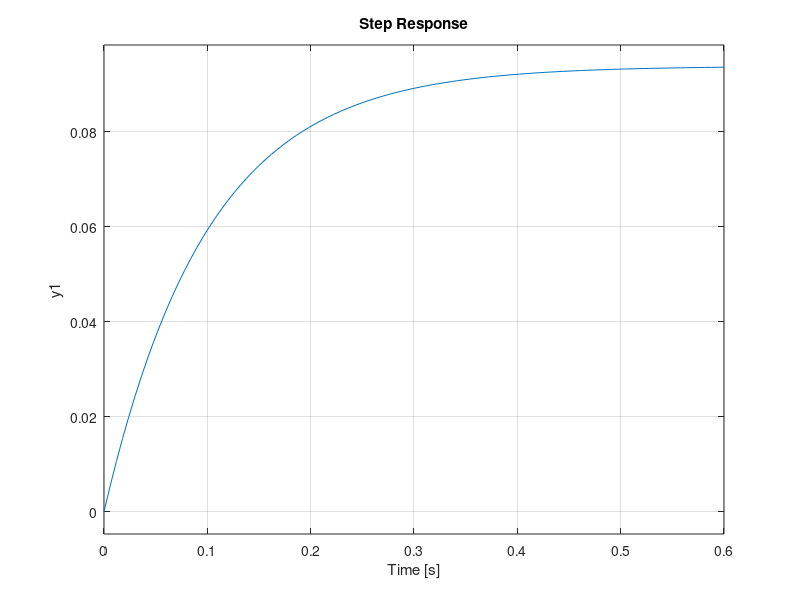

Write the MATLAB code that produced this figure. (Note: this script raises an error after producing the figure.)
clc; clear all;

% Parâmetros do sistema
K = 384 / 4095; % Constante do sistema: rpm / V
tau = 0.1;        % Constante de tempo: segundos

num = K;        % Numerador da função de transferência
den = [tau, 1]; % Denominador da função de transferência

% Criando a função de transferência
sys = tf(num, den);
step(sys); % Visualizar a resposta do sistema
hold on;

% Parâmetros do PID
Kp = 2.0;  % Ganho proporcional
Ki = 7.0;  % Ganho integral
Kd = 0.2;  % Ganho derivativo

% Parâmetros de simulação
dt = 0.05;           % Intervalo de amostragem (50 ms)
t_sim = 5;           % Tempo total de simulação (segundos)
N = t_sim / dt;      % Número de iterações
time = (0:N-1) * dt; % Vetor de tempo

% Setpoint (referência de velocidade)
setpoint = 330; % Velocidade em rpm

% Inicializando variáveis
error = zeros(1, N);       % Erro
integral = 0;              % Integral acumulada
output = zeros(1, N);      % Sinal de controle (saída PID)
speed = zeros(1, N);       % Velocidade simulada do motor
previousError = 0;         % Erro anterior
penultimateError = 0;      % Erro penúltimo

% Simulação do controle PID
for k = 2:N
    % Calcula o erro
    error(k) = setpoint - speed(k-1);

    % Controle PID
    P = Kp * error(k);
    integral = integral + error(k) * dt;
    I = Ki * integral;
    D = Kd * (error(k) - 2 * previousError + penultimateError) / dt;

    output(k) = P + I + D;

    % Atualiza os erros anteriores
    penultimateError = previousError;
    previousError = error(k);

    % Atualiza a velocidade simulada (saída do sistema)
    speed(k) = lsim(sys, output(1:k), time(1:k), speed(1)); % Resposta do motor
end

% Plotando os resultados
figure;
subplot(3, 1, 1);
plot(time, setpoint * ones(1, N), 'r--', 'LineWidth', 1.5); hold on;
plot(time, speed, 'b', 'LineWidth', 1.5);
xlabel('Tempo (s)');
ylabel('Velocidade (RPM)');
title('Resposta do Controle PID');
legend('Setpoint', 'Velocidade');

subplot(3, 1, 2);
plot(time, error, 'k', 'LineWidth', 1.5);
xlabel('Tempo (s)');
ylabel('Erro (RPM)');
title('Erro ao Longo do Tempo');

subplot(3, 1, 3);
plot(time, output, 'g', 'LineWidth', 1.5);
xlabel('Tempo (s)');
ylabel('Saída do PID');
title('Sinal de Controle (Output)');
